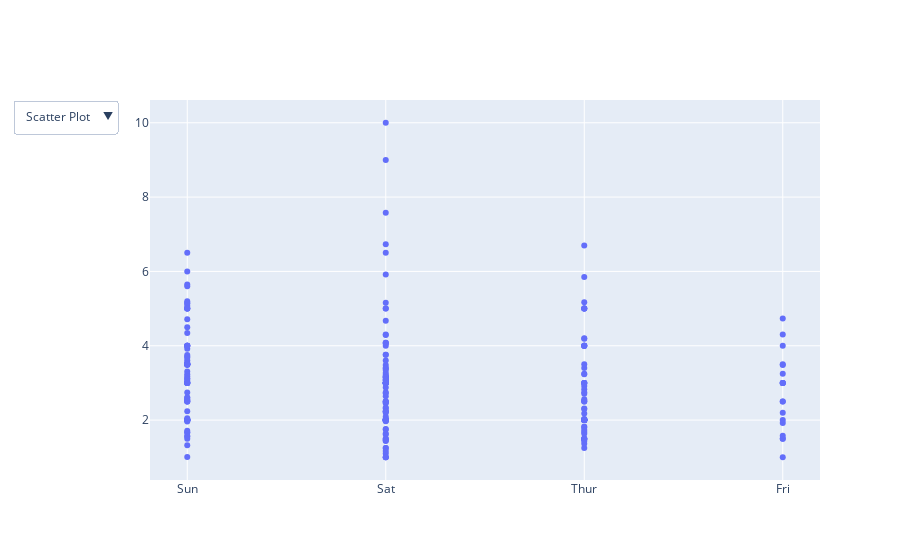

Write notebook code for a chart like this one.
### Code cell
#with slider
import plotly.graph_objects as px
import pandas as pd
 
# reading the database
data = pd.read_csv("./tips.csv")
 
 
plot = px.Figure(data=[px.Scatter(
    x=data['day'],
    y=data['tip'],
    mode='markers',)
])
 
# Add dropdown
plot.update_layout(
    updatemenus=[
        dict(
            buttons=list([
                dict(
                    args=["type", "scatter"],
                    label="Scatter Plot",
                    method="restyle"
                ),
                dict(
                    args=["type", "bar"],
                    label="Bar Chart",
                    method="restyle"
                )
            ]),
            direction="down",
        ),
    ]
)
 
plot.show()

### Figure 1 — Plotly figure (JSON) as saved in the notebook; plotly's stock layout.template omitted (floating-point values rounded to 4 significant figures; data arrays with more than 128 entries replaced by an {"elided": "..."} marker saying what was removed)
{"data": [{"mode": "markers", "type": "scatter", "x": {"elided": "244 str values"}, "y": {"elided": "244 float values"}}], "layout": {"updatemenus": [{"buttons": [{"args": ["type", "scatter"], "label": "Scatter Plot", "method": "restyle"}, {"args": ["type", "bar"], "label": "Bar Chart", "method": "restyle"}], "direction": "down"}]}}
